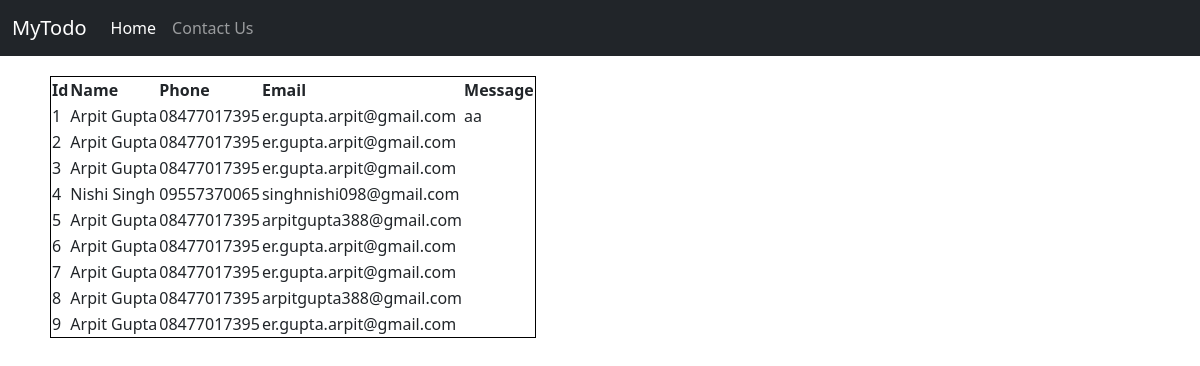
Page /feed_data on the earlier database version.
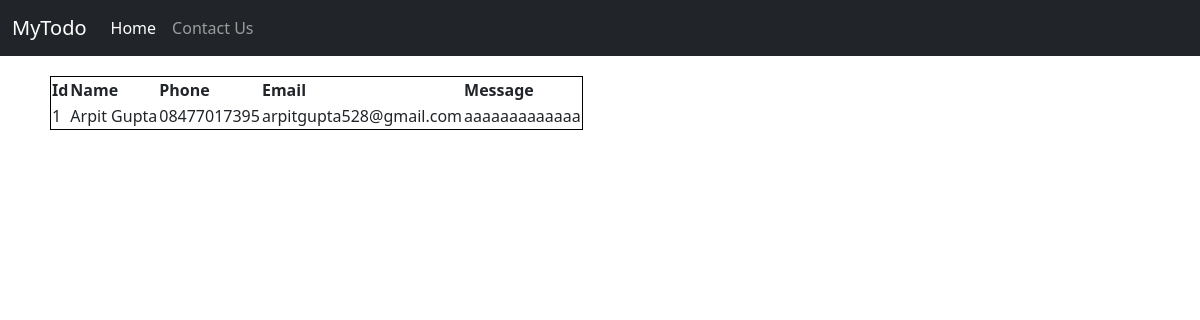
Same page on the later database version.
### app.py (models this page shows, shortened)
class Data(db.Model):
    id = db.Column('student_id', db.Integer, primary_key = True)
    name = db.Column(db.String(50))
    phone = db.Column(db.String(15))
    mail = db.Column(db.String(100))
    msg = db.Column(db.String(500))

### app.py (the view)
@app.route('/feed_data', methods=['GET', 'POST'])
def fetch():
    return render_template('data.html', data = Data.query.all())

### templates/data.html
{% extends 'base.html' %}
{% block body %}
    <table>
        <thead>
           <tr>
               <th>Id</th>
              <th>Name</th>
              <th>Phone</th>
              <th>Email</th>
              <th>Message</th>
           </tr>
        </thead>
        <tbody>
           {% for d in data %}
            <tr>
                <td>{{ d.id }}</td>
                <td>{{ d.name }}</td>
                <td>{{ d.phone }}</td>
                <td>{{ d.mail }}</td>
                <td>{{ d.msg }}</td>
            </tr>
           {% endfor %}
        </tbody>
     </table>
{% endblock body %}

### templates/base.html (shortened to what this page needs)
<!doctype html>
<html lang="en">
    <head>
        <link href="https://cdn.jsdelivr.net/npm/bootstrap@5.0.0-beta2/dist/css/bootstrap.min.css" rel="stylesheet"
>
        <link rel="stylesheet" href="./static/css/style.css">
    </head>
    <body>
        <nav class="navbar navbar-expand-lg navbar-dark bg-dark">
            <div class="container-fluid">
                <a class="navbar-brand" href="/">MyTodo</a>
                <div class="collapse navbar-collapse" id="navbarSupportedContent">
                    <ul class="navbar-nav me-auto mb-2 mb-lg-0">
                        <li class="nav-item">
                            <a class="nav-link active" aria-current="page" href="/">Home</a>
                        </li>
                        <li class="nav-item">
                            <a class="nav-link" href="{{url_for('contact')}}">Contact Us</a>
                        </li>
                    </ul>
                </div>
            </div>
        </nav>
        {% block body %}{% endblock body %}
    </body>
</html>

### static/css/style.css (style rules this page uses)
table tr { margin-bottom: 5px; }
table td, table th { margin-right: 5px; }
table { margin: 20px 50px; border: 1px solid black; }

Differences in the rows shown:
removed Data: id "2", name "Arpit Gupta", phone "08477017395", mail "er.gupta.arpit@gmail.com"
removed Data: id "3", name "Arpit Gupta", phone "08477017395", mail "er.gupta.arpit@gmail.com"
removed Data: id "4", name "Nishi Singh", phone "09557370065", mail "singhnishi098@gmail.com"
removed Data: id "5", name "Arpit Gupta", phone "08477017395", mail "arpitgupta388@gmail.com"
removed Data: id "6", name "Arpit Gupta", phone "08477017395", mail "er.gupta.arpit@gmail.com"
removed Data: id "7", name "Arpit Gupta", phone "08477017395", mail "er.gupta.arpit@gmail.com"
removed Data: id "8", name "Arpit Gupta", phone "08477017395", mail "arpitgupta388@gmail.com"
removed Data: id "9", name "Arpit Gupta", phone "08477017395", mail "er.gupta.arpit@gmail.com"
changed Data "Arpit Gupta": mail "er.gupta.arpit@gmail.com" → "arpitgupta528@gmail.com"; msg "aa" → "aaaaaaaaaaaaa"
